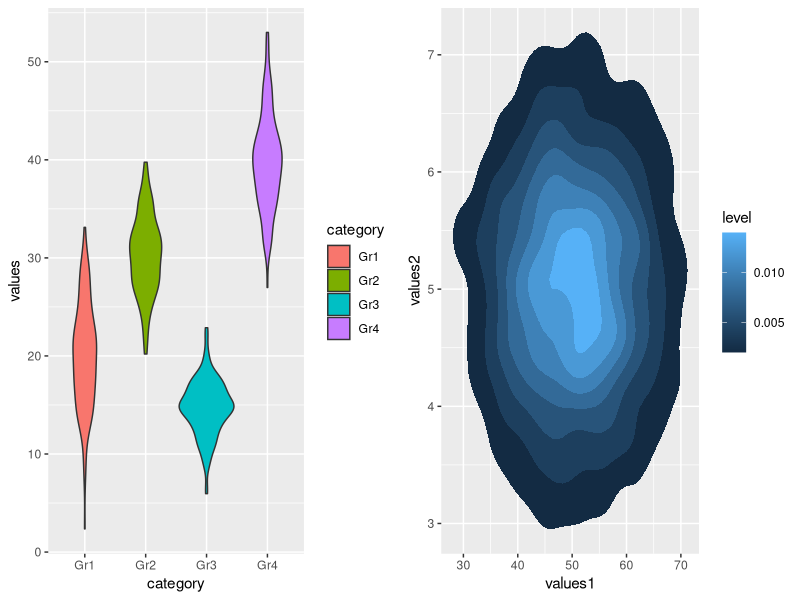
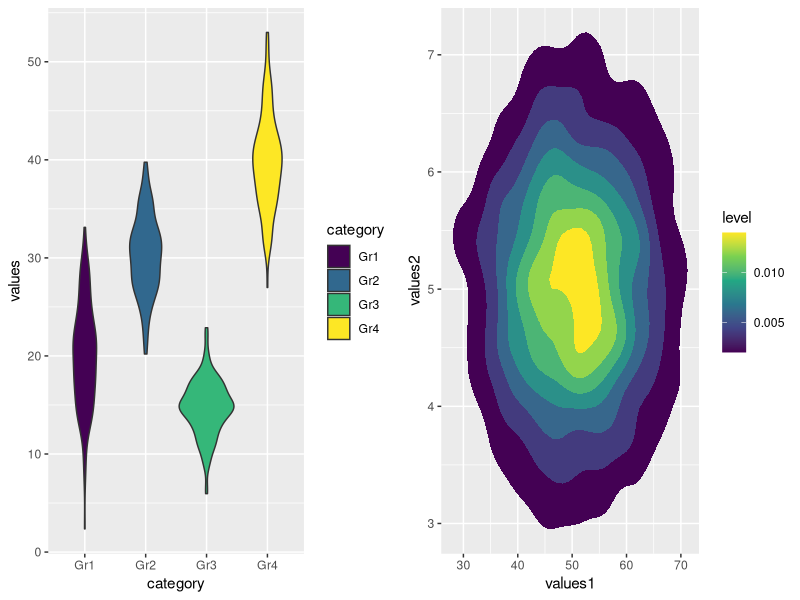
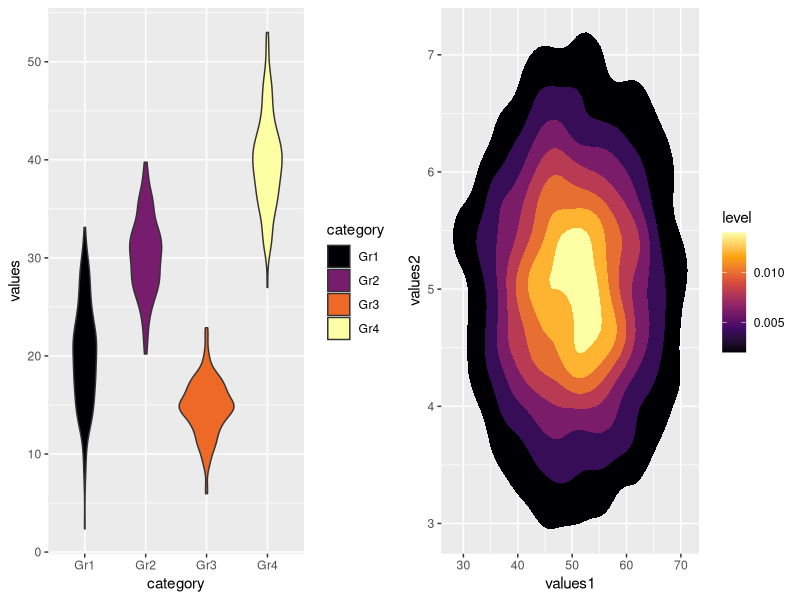
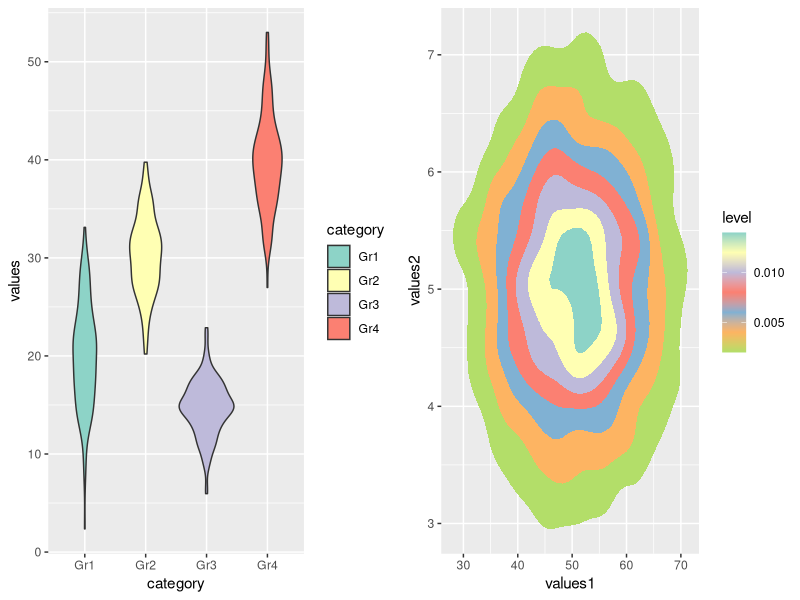
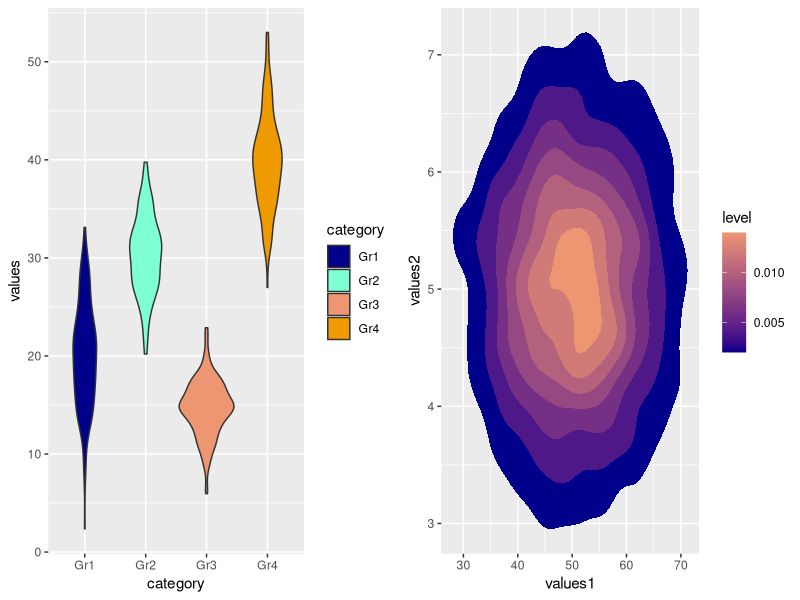
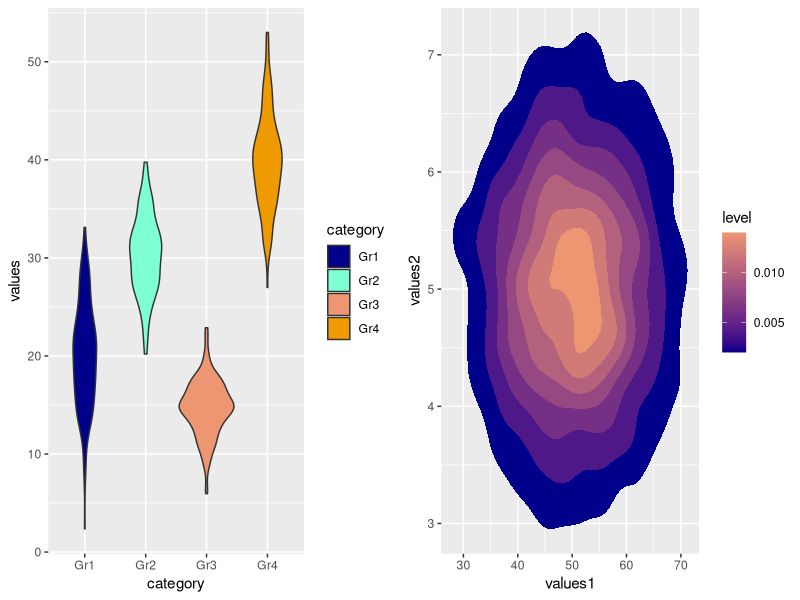

These charts were generated, in order, by the following R code:
## ---- chunk 1
knitr::opts_chunk$set(echo = TRUE, fig.align='center')

# title: Choosing colors for your plot
# author: jonathan
# revised: 14/2/2020 

WEB <- c("https://bioceed.uib.no/dropfolder/bioSTATS/Rmd/Basic/Visualizing/Essential/choosing-colors.html")
GIT <- c("https://github.com/jonathansoule/biostats/blob/master/Basic/Visualizing/Essential/choosing-colors.Rmd")
library(ggplot2)
library(gridExtra)

# data for violin plot
# variable 1
values <- c(rnorm(150, mean=20, sd=5), rnorm(150, mean=30, sd=4), rnorm(150, mean=15, 3), rnorm(150, mean=40, sd=5)) 
# variable 2
category <- c(rep("Gr1", 150), rep("Gr2", 150), rep("Gr3", 150), rep("Gr4", 150))
# dataframe
df <- data.frame(category, values)

## data for density plot
# variable 3
values1 <- rnorm(4000, mean=50, sd=10) 
# variable 4
values2 <- rnorm(4000, mean=5, sd=1)
# dataframe
df2 <- data.frame(values1, values2)
## ---- chunk 2
# code for violin plot
baseplot1 <- ggplot(df, aes(category, values, fill=category)) +
  geom_violin()

# code for density plot
baseplot2 <- ggplot(df2, aes(values1, values2)) +
  stat_density_2d(aes(fill = ..level..), geom = "polygon")

## ---- chunk 3
grid.arrange(
  baseplot1,
  baseplot2,
  nrow=1)
## ---- chunk 4
grid.arrange(
  baseplot1 + scale_fill_viridis_d(),
  baseplot2 + scale_fill_viridis_c(),
  nrow=1)
## ---- chunk 5
grid.arrange(
  baseplot1 + scale_fill_viridis_d(option="inferno"),
  baseplot2 + scale_fill_viridis_c(option="inferno"),
  nrow=1)
## ---- chunk 6
grid.arrange(
  baseplot1 + scale_fill_brewer(palette="Set3"),
  baseplot2 + scale_fill_distiller(palette="Set3"),
  nrow=1)
## ---- chunk 7
grid.arrange(
  baseplot1 + scale_fill_manual(values=c("darkblue", "aquamarine1", "lightsalmon2", "orange2")),
  baseplot2 + scale_fill_gradient(low= "darkblue", high= "lightsalmon2"),
  nrow=1)
## ---- chunk 8
grid.arrange(
  baseplot1 + scale_fill_manual(values=c("#00008B", "#7FFFD4", "#EE9572", "#EE9A00")),
  baseplot2 + scale_fill_gradient(low= "#00008B", high= "#EE9572"),
  nrow=1)
